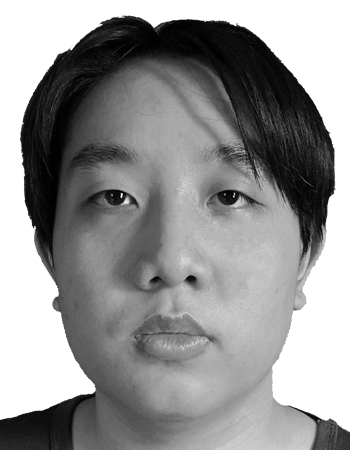
#> input picture lab1/self.bmp, 350 x 450 px, found by its file name
$ python self_binmask.py
#> lines starting #> are read from the running program, lines starting #| are printed output that depends on the picture; after the words box and inside, x2 and y2 are one past the last pixel; in counts of white or black regions, pixels touching at a corner belong together
import cv2
import numpy as np
import matplotlib.pyplot as plt
img = cv2.imread('D:\Lab\Telecommunication Lab\lab1\self.bmp',0)
#> img is the input picture: shape (450, 350); min 0, max 255, mean 148
region = np.equal(img,255)
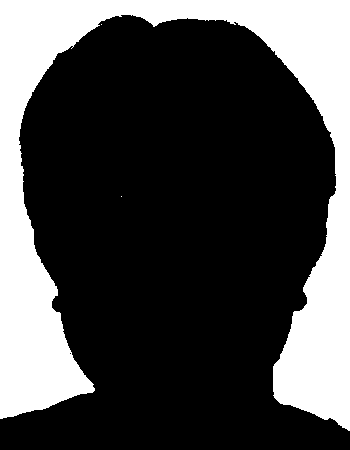
#> region: shape (450, 350) bool; 28.1% white; 3 white regions (2 under 20 px), largest, box (x1, y1, x2, y2) and area: (0, 0, 350, 431) 44321
plt.imshow(region,cmap='gray')
plt.show()
